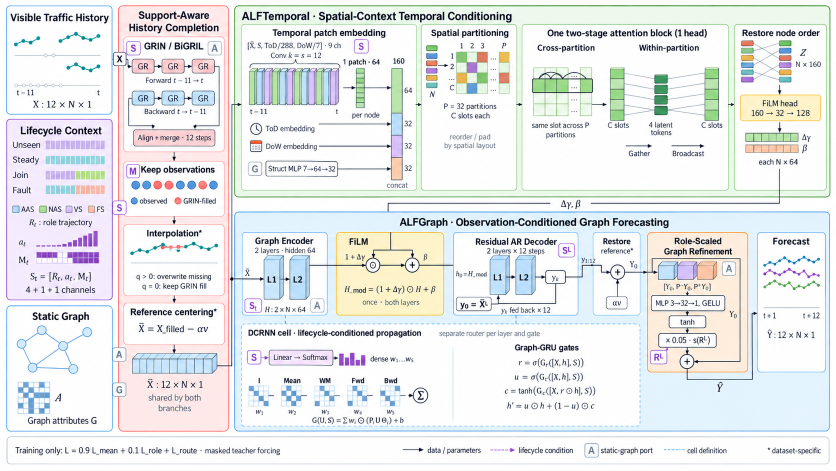
#> input picture paper/architecture_20261019/nanobanana_v4_20261019/raw/P1_gpt_raw.png, 1672 x 941 px (shown at 1/2 size)
$ python textfix_p1.py
#> lines starting #> are read from the running program, lines starting #| are printed output that depends on the picture
"""Deterministic text patch for the ChatGPT P1 raster.

P1 had exactly three text errors (refinement feature order; u-gate subscript; capital X
in the gate inputs). This script covers only those three formula lines and the one
refinement label with the sampled local background and re-typesets the correct text in
Cambria. Everything else is the unmodified model output. Input raw/P1_gpt_raw.png is
not changed; output is alfnet_architecture_v4_gpt_P1_textfix.png.
"""
from pathlib import Path
import numpy as np
from PIL import Image, ImageDraw, ImageFont

ROOT = Path(__file__).resolve().parents[1]
SRC = ROOT / 'raw' / 'P1_gpt_raw.png'
OUT = ROOT / 'alfnet_architecture_v4_gpt_P1_textfix.png'
FONT_R = 'C:/Windows/Fonts/cambria.ttc'
FONT_I = 'C:/Windows/Fonts/cambriai.ttf'
SS = 4  # supersampling factor
INK = (38, 46, 56)

im = Image.open(SRC).convert('RGB')
#> im is the input picture: PIL image 1672x941 RGB; mean R, G, B 230.9, 233.1, 234.2
arr = np.asarray(im)


def bg(box):
#> called with box = (1026, 716, 1176, 736)
    x0, y0, x1, y1 = box
    ring = np.concatenate([arr[y0 - 3:y0 - 1, x0:x1].reshape(-1, 3), arr[y1 + 1:y1 + 3, x0:x1].reshape(-1, 3)])
#> ring = 600 rows, first 8: [254, 254, 254], [254, 254, 254], [255, 255, 255], [254, 254, 254], [254, 254, 254], [253, 254, 253], [253, 253, 253], [254, 253, 253]
    return tuple(int(v) for v in np.median(ring, axis=0))


def runs_width(runs, size):
    w = 0
    for s, style in runs:
        f = ImageFont.truetype(FONT_I if style in ('i', 'si') else FONT_R, int(size * (0.68 if style.startswith('s') else 1)))
        w += f.getlength(s)
    return w


def patch(box, runs, size, center_x=None):
    """Cover box with local background, then typeset runs centred in it.

    runs: list of (text, style) with style in {'r','i','sr','si','sup'}; 's*' are
    subscripts, 'sup' superscript (upright)."""
    x0, y0, x1, y1 = box
    color = bg(box)
#> color = (254, 254, 254)
    W, H = (x1 - x0) * SS, (y1 - y0) * SS
    tile = Image.new('RGB', (W, H), color)
#> tile: PIL image 600x80 RGB; every value is 254
    d = ImageDraw.Draw(tile)
    big = size * SS
    total = runs_width(runs, big)
    cx = (center_x - x0) * SS if center_x is not None else W / 2
    x = cx - total / 2
    base = H * 0.78
    for s, style in runs:
        small = style.startswith('s')
        f = ImageFont.truetype(FONT_I if style in ('i', 'si') else FONT_R, int(big * (0.68 if small else 1)))
        dy = 0
        if style in ('sr', 'si'):
            dy = big * 0.22
        elif style == 'sup':
            dy = -big * 0.42
        d.text((x, base + dy), s, font=f, fill=INK, anchor='ls')
        x += f.getlength(s)
#> after the loop, x = 607.5
    tile = tile.resize((x1 - x0, y1 - y0), Image.LANCZOS)
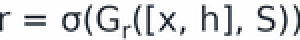
#> tile: PIL image 150x20 RGB (shown 2 times larger); mean R, G, B 221.7, 222.9, 224.4
    im.paste(tile, (x0, y0))


# Graph-GRU gate lines (box = covered area; centres taken from the original lines)
patch((1026, 716, 1176, 736), [('r', 'i'), (' = ', 'r'), ('σ', 'i'), ('(', 'r'), ('G', 'r'), ('r', 'si'),
                                ('([', 'r'), ('x', 'i'), (', ', 'r'), ('h', 'i'), ('], ', 'r'), ('S', 'i'),
                                ('))', 'r')], 17, center_x=1101)
patch((1022, 744, 1174, 764), [('u', 'i'), (' = ', 'r'), ('σ', 'i'), ('(', 'r'), ('G', 'r'), ('u', 'si'),
                                ('([', 'r'), ('x', 'i'), (', ', 'r'), ('h', 'i'), ('], ', 'r'), ('S', 'i'),
                                ('))', 'r')], 17, center_x=1097)
#> call 2 of patch, with box = (1022, 744, 1174, 764), size = 17, center_x = 1097
#> in bg (call 2), `ring = np.concatenate([arr[y0 - 3:y0 - 1, x0:x1].reshape(-1, 3), arr[y..`: ring = 608 rows, first 8: [255, 255, 255], [255, 255, 255], [254, 254, 254], [254, 254, 254], [254, 254, 254], [254, 254, 254], [253, 253, 253], [253, 253, 253]
#> in patch (call 2), `tile = Image.new('RGB', (W, H), color)`: tile: PIL image 608x80 RGB; every value is 254
#> after the loop in patch (call 2), `for s, style in runs:`: x = 620.2
#> in patch (call 2), `tile = tile.resize((x1 - x0, y1 - y0), Image.LANCZOS)`:
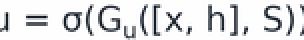
#> tile: PIL image 152x20 RGB (shown 2 times larger); mean R, G, B 222.5, 223.7, 225.2
patch((1004, 771, 1198, 793), [('c', 'i'), (' = tanh(', 'r'), ('G', 'r'), ('c', 'si'), ('([', 'r'), ('x', 'i'),
                                (', ', 'r'), ('r', 'i'), (' ⊙ ', 'r'), ('h', 'i'), ('], ', 'r'), ('S', 'i'),
                                ('))', 'r')], 17, center_x=1100)
#> call 3 of patch, with box = (1004, 771, 1198, 793), size = 17, center_x = 1100
#> in bg (call 3), `ring = np.concatenate([arr[y0 - 3:y0 - 1, x0:x1].reshape(-1, 3), arr[y..`: ring = 776 rows, first 8: [254, 254, 254], [254, 254, 254], [254, 254, 254], [254, 254, 254], [254, 254, 254], [253, 253, 254], [253, 253, 254], [253, 253, 254]
#> in patch (call 3), `tile = Image.new('RGB', (W, H), color)`: tile: PIL image 776x88 RGB; every value is 254
#> after the loop in patch (call 3), `for s, style in runs:`: x = 819.2
#> in patch (call 3), `tile = tile.resize((x1 - x0, y1 - y0), Image.LANCZOS)`:
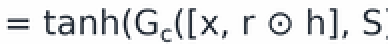
#> tile: PIL image 194x22 RGB (shown 2 times larger); mean R, G, B 225.8, 226.8, 228.1
# refinement feature label
patch((1322, 563, 1428, 584), [('[', 'r'), ('Y', 'i'), ('0', 'sr'), (', ', 'r'), ('P', 'i'), ('+', 'sup'),
                                ('Y', 'i'), ('0', 'sr'), (', ', 'r'), ('P', 'i'), ('−', 'sup'), ('Y', 'i'),
                                ('0', 'sr'), (']', 'r')], 16, center_x=1374)
#> call 4 of patch, with box = (1322, 563, 1428, 584), size = 16, center_x = 1374
#> in bg (call 4), `ring = np.concatenate([arr[y0 - 3:y0 - 1, x0:x1].reshape(-1, 3), arr[y..`: ring = 424 rows, first 8: [255, 255, 247], [255, 255, 246], [255, 255, 245], [255, 255, 244], [255, 255, 243], [255, 255, 240], [255, 255, 239], [255, 254, 236]
#> in patch (call 4), `color = bg(box)`: color = (252, 237, 220)
#> in patch (call 4), `tile = Image.new('RGB', (W, H), color)`:
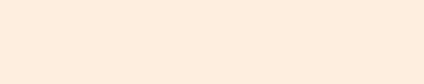
#> tile: PIL image 424x84 RGB; mean R, G, B 252, 237, 220
#> after the loop in patch (call 4), `for s, style in runs:`: x = 448
#> in patch (call 4), `tile = tile.resize((x1 - x0, y1 - y0), Image.LANCZOS)`:
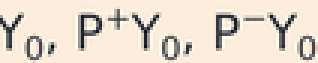
#> tile: PIL image 106x21 RGB (shown 3 times larger); mean R, G, B 227.8, 216.4, 202.4
im.save(OUT)
print(OUT, im.size)
#| paper/architecture_20261019/nanobanana_v4_20261019/alfnet_architecture_v4_gpt_P1_textfix.png (1672, 941)

$ run again, with paper/architecture_20261019/nanobanana_v4_20261019/raw/G1_raw.jpg saved as paper/architecture_20261019/nanobanana_v4_20261019/raw/P1_gpt_raw.png
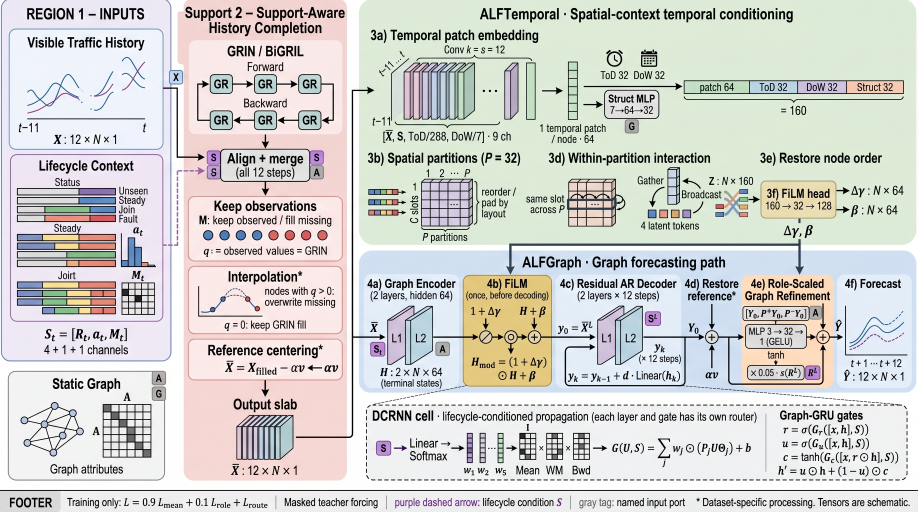
#> input picture paper/architecture_20261019/nanobanana_v4_20261019/raw/G1_raw.jpg, 2752 x 1536 px (shown at 1/3 size)
#> im is the input picture: PIL image 2752x1536 RGB; mean R, G, B 208.9, 208.7, 205.5
#> ring = 600 rows, first 8: [201, 152, 148], [201, 148, 144], [230, 182, 180], [254, 210, 207], [249, 211, 210], [245, 211, 209], [244, 213, 210], [244, 213, 210]
#> color = (253, 253, 252)
#> after the loop in patch, `for s, style in runs:`: x = 607.5
#> ring = 608 rows, first 8: [252, 232, 231], [255, 231, 229], [255, 229, 229], [230, 190, 190], [199, 150, 146], [197, 146, 142], [229, 181, 177], [252, 211, 207]
#> ring = 776 rows, first 8: [252, 234, 234], [251, 233, 233], [252, 234, 232], [251, 233, 231], [252, 232, 231], [253, 233, 232], [251, 233, 231], [251, 233, 231]
#> color = (209, 223, 242)
#> in patch (call 3), `tile = Image.new('RGB', (W, H), color)`:
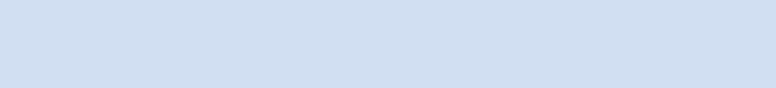
#> tile: PIL image 776x88 RGB; mean R, G, B 209, 223, 242
#> after the loop in patch (call 3), `for s, style in runs:`: x = 819.2
#> ring = 424 rows, first 8: [209, 199, 223], [209, 199, 223], [207, 199, 223], [207, 199, 223], [208, 200, 224], [208, 200, 224], [208, 200, 223], [208, 200, 223]
#> color = (210, 201, 224)
#> after the loop in patch (call 4), `for s, style in runs:`: x = 448
#> in patch (call 4), `tile = tile.resize((x1 - x0, y1 - y0), Image.LANCZOS)`:
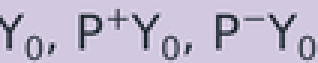
#> tile: PIL image 106x21 RGB (shown 3 times larger); mean R, G, B 191.5, 184.4, 206
#| paper/architecture_20261019/nanobanana_v4_20261019/alfnet_architecture_v4_gpt_P1_textfix.png (2752, 1536)

$ run again, with paper/architecture_20261019/nanobanana_v4_20261019/raw/G2_raw.jpg saved as paper/architecture_20261019/nanobanana_v4_20261019/raw/P1_gpt_raw.png
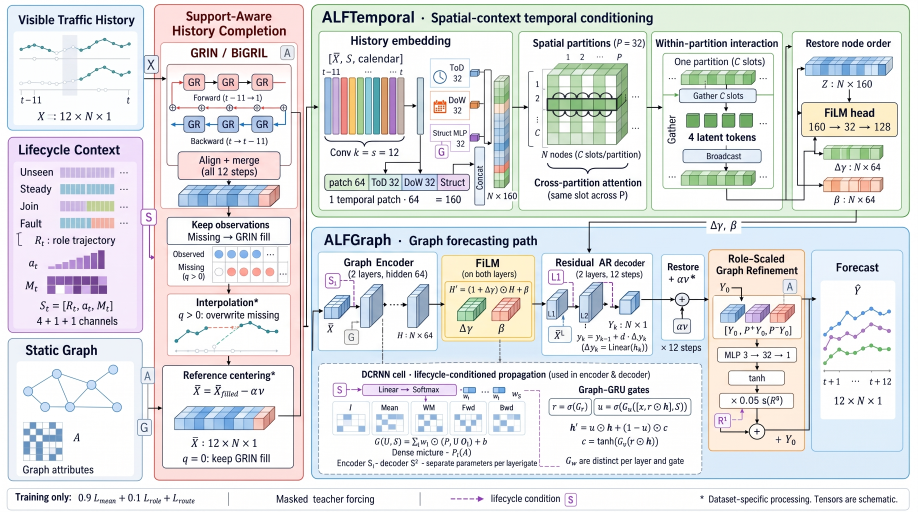
#> input picture paper/architecture_20261019/nanobanana_v4_20261019/raw/G2_raw.jpg, 2752 x 1536 px (shown at 1/3 size)
#> im is the input picture: PIL image 2752x1536 RGB; mean R, G, B 225.9, 227.2, 228.4
#> ring = 600 rows, first 8: [227, 241, 254], [227, 241, 254], [227, 243, 255], [210, 226, 241], [25, 37, 59], [3, 12, 41], [6, 17, 47], [5, 16, 46]
#> color = (220, 236, 250)
#> after the loop in patch, `for s, style in runs:`: x = 607.5
#> ring = 608 rows, first 8: [216, 235, 250], [216, 235, 250], [215, 234, 249], [216, 235, 250], [215, 234, 248], [216, 235, 249], [216, 235, 250], [217, 236, 251]
#> color = (241, 247, 252)
#> in patch (call 2), `tile = Image.new('RGB', (W, H), color)`:
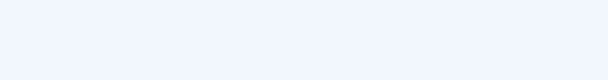
#> tile: PIL image 608x80 RGB; mean R, G, B 241, 247, 252
#> after the loop in patch (call 2), `for s, style in runs:`: x = 620.2
#> ring = 776 rows, first 8: [255, 255, 253], [255, 255, 253], [255, 255, 255], [255, 255, 255], [255, 255, 255], [255, 255, 255], [254, 254, 254], [255, 255, 255]
#> ring = 424 rows, first 8: [235, 217, 241], [234, 216, 240], [234, 216, 240], [234, 216, 242], [233, 213, 241], [234, 214, 242], [233, 213, 240], [232, 212, 239]
#> color = (248, 249, 251)
#> after the loop in patch (call 4), `for s, style in runs:`: x = 448
#> in patch (call 4), `tile = tile.resize((x1 - x0, y1 - y0), Image.LANCZOS)`:
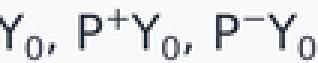
#> tile: PIL image 106x21 RGB (shown 3 times larger); mean R, G, B 224.8, 226.5, 229.1
#| paper/architecture_20261019/nanobanana_v4_20261019/alfnet_architecture_v4_gpt_P1_textfix.png (2752, 1536)
